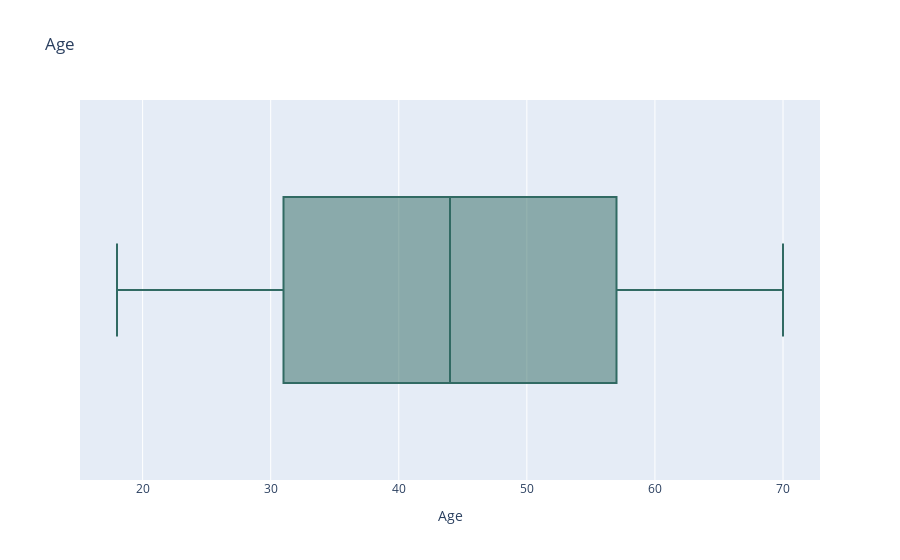

Write notebook code for a chart like this one.
### Code cell
fig=px.box(data, 
x='Age', title='Age', color_discrete_sequence=["#316A63"]) 
#SHOW THE PLOT
fig.show()

### Figure 1 — Plotly figure (JSON) as saved in the notebook; plotly's stock layout.template omitted (floating-point values rounded to 4 significant figures; data arrays with more than 128 entries replaced by an {"elided": "..."} marker saying what was removed)
{"data": [{"alignmentgroup": "True", "hovertemplate": "Age=%{x}<extra></extra>", "legendgroup": "", "marker": {"color": "#316A63"}, "name": "", "notched": false, "offsetgroup": "", "orientation": "h", "showlegend": false, "type": "box", "x": {"elided": "3900 int values"}, "x0": " ", "xaxis": "x", "y0": " ", "yaxis": "y"}], "layout": {"boxmode": "group", "legend": {"tracegroupgap": 0}, "title": {"text": "Age"}, "xaxis": {"anchor": "y", "domain": [0, 1], "title": {"text": "Age"}}, "yaxis": {"anchor": "x", "domain": [0, 1]}}}
